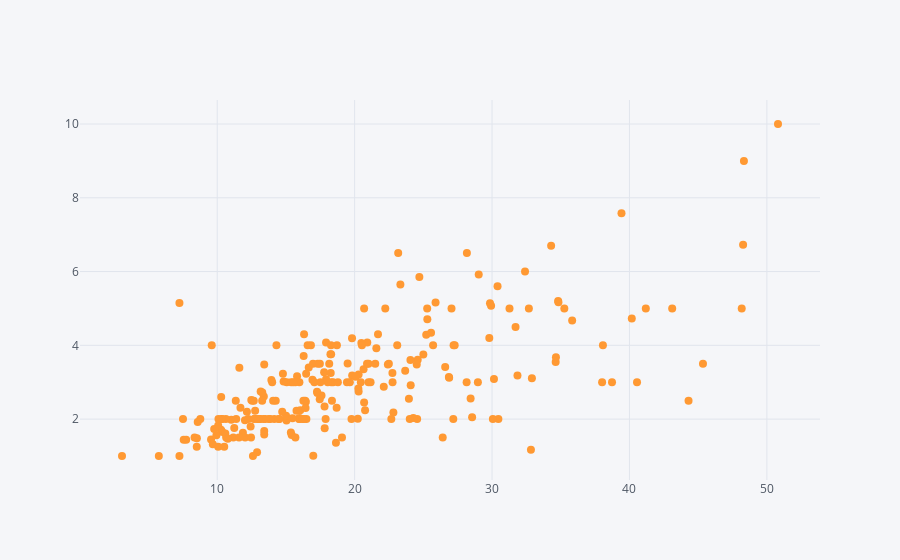

Write notebook code for a chart like this one.
### Code cell
df2.iplot(kind="scatter", x="total_bill", y='tip', mode='markers', size=8)

### Figure 1 — Plotly figure (JSON) as saved in the notebook; plotly's stock layout.template omitted (floating-point values rounded to 4 significant figures; data arrays with more than 128 entries replaced by an {"elided": "..."} marker saying what was removed)
{"data": [{"line": {"color": "rgba(255, 153, 51, 1.0)", "dash": "solid", "shape": "linear", "width": 1.3}, "marker": {"size": 8, "symbol": "circle"}, "mode": "markers", "name": "tip", "text": "", "type": "scatter", "uid": "58285438-da89-41cd-846f-370ee077d32c", "x": {"elided": "244 float values"}, "y": {"elided": "244 float values"}}], "layout": {"legend": {"bgcolor": "#F5F6F9", "font": {"color": "#4D5663"}}, "paper_bgcolor": "#F5F6F9", "plot_bgcolor": "#F5F6F9", "title": {"font": {"color": "#4D5663"}}, "xaxis": {"gridcolor": "#E1E5ED", "showgrid": true, "tickfont": {"color": "#4D5663"}, "title": {"font": {"color": "#4D5663"}, "text": ""}, "zerolinecolor": "#E1E5ED"}, "yaxis": {"gridcolor": "#E1E5ED", "showgrid": true, "tickfont": {"color": "#4D5663"}, "title": {"font": {"color": "#4D5663"}, "text": ""}, "zerolinecolor": "#E1E5ED"}}}
